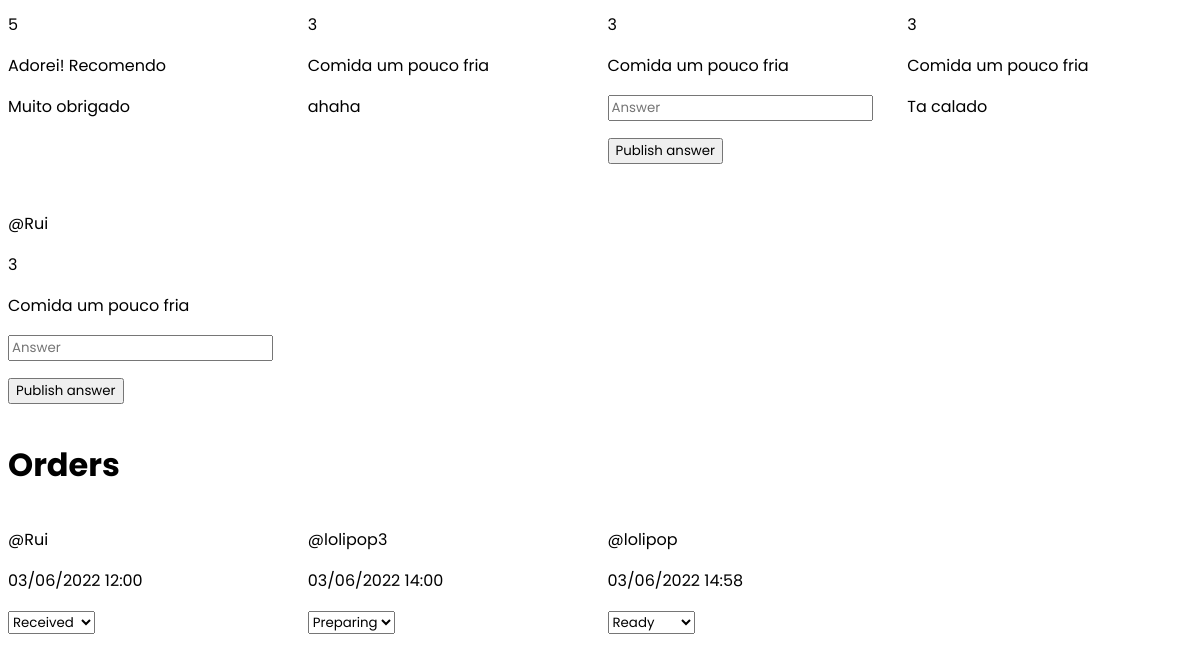
/restaurant_page.php?id=3 (signed in, lower part), run on an earlier commit of the app's database.
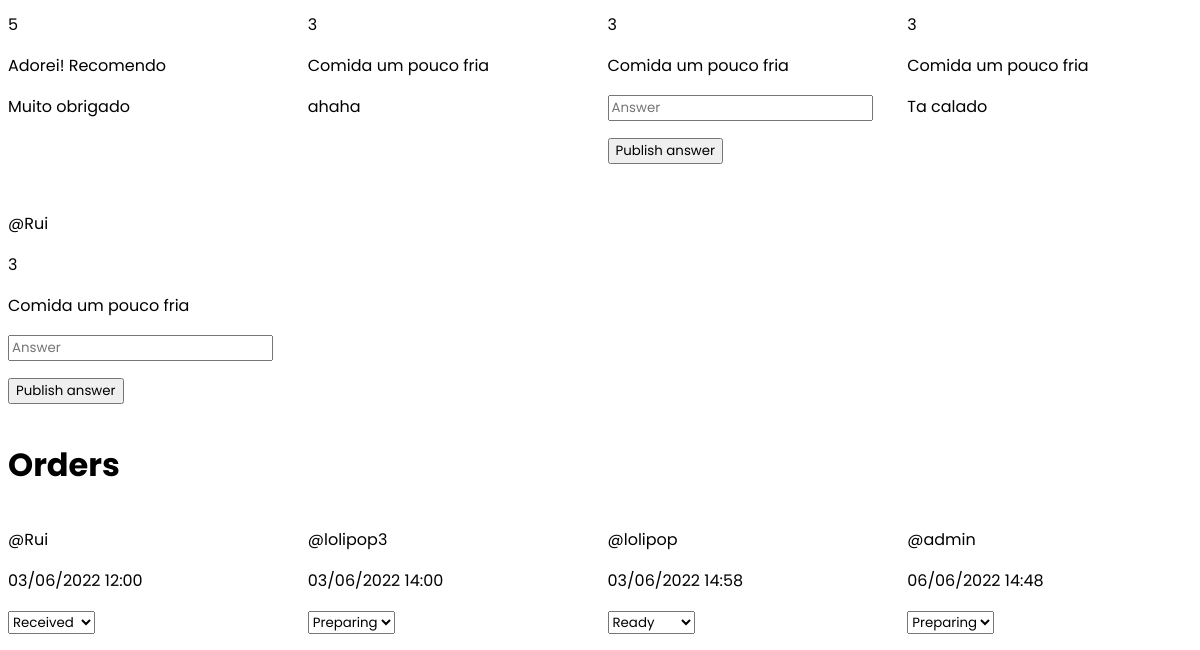
And on a later commit of the database.
### tables this page shows
CREATE TABLE Review (
  id                INTEGER PRIMARY KEY,
  classification  	INTEGER CHECK(classification > 0 AND classification <= 5),
  comment           STRING,
  answer            STRING,
  id_writer         INTEGER References User(id),
  id_restaurant     INTEGER References Restaurant(id)
);

CREATE TABLE User (
  id            INTEGER PRIMARY KEY,
  isOwner     BOOLEAN,
  username		STRING UNIQUE NOT NULL,
  password	    STRING NOT NULL check(length(password) >= 8),
  address        STRING,
  phoneNumber   INTEGER
);

CREATE TABLE Orders (
  id                INTEGER PRIMARY KEY,
  state             STRING,
  date              Date,
  id_restaurant     INTEGER References Restaurant(id),
  id_user           INTEGER References User(id)
);

### database/restaurant_class.php (called while the page is built, shortened)
<?php
class Restaurant {
    public static function getReviewsWithRestaurant(PDO $db, int $id){
      $stmt = $db->prepare('
        SELECT  Review.id as id, classification, comment, answer, id_writer, username
        FROM Review
        Inner Join User
        On id_writer = User.id
        WHERE  id_restaurant = ?
      ');
      $stmt->execute(array($id));
      $reviews = $stmt->fetchAll();
      $result = array();
      foreach($reviews as $review) {
        array_push($result, $review);
      }
      return $result;
    }
    public static function getOrdersWithRestaurant(PDO $db, int $id){
      $stmt = $db->prepare('
        SELECT  Orders.id as id, state, date, id_user, username
        FROM Orders
        Inner Join User
        On id_user = User.id
        WHERE  id_restaurant = ?
        Order by date
      ');
      $stmt->execute(array($id));
      $orders = $stmt->fetchAll();
      $result = array();
      foreach($orders as $order) {
        array_push($result, $order);
      }
      return $result;
    }
}
?>

### restaurant_page.php (the view, shortened to what this page needs)
<!DOCTYPE html>
<html lang="en-US">
<head>
  <link rel="stylesheet" href="CSS/style.css">
</head>
  <body>
      <?php
      require_once('database/connection.db.php');
      require_once('database/restaurant_class.php');
      $db = getDatabaseConnection();
      ?>
        <?php
    echo "<h3>Add Dish:</h2>";
    ?>
    <div id="reviews-div">
        <?php
            $reviews = Restaurant::getReviewsWithRestaurant($db, $_GET['id']);
            foreach($reviews as $review){
                echo '<div id="'.$review['id'].'">'
                    . '<p class="info username">@'.$review['username'] .'</p>'
                    . '<p class="info classificatiom">'.$review['classification'] .'</p>'
                    . '<p class="info comment">'.$review['comment'] .'</p>';
                if($review['answer']==""){
                    echo '<form id="'.$review['id'].'" class="form_answer_comment" method="post">
                    <p><input type="text" id="answer" placeholder="Answer"></p>
                    <button id="'.$review['id'].'">Publish answer</button>
                    </form>';
                }
                echo '<p class="info answer">'.$review['answer'] .'</p>
                </div>';
            }
        ?>
    </div>
    <h1> Orders </h1>
    <div id="orders-div">
    <?php
            $orders = Restaurant::getOrdersWithRestaurant($db, $_GET['id']);
            foreach($orders as $order){
                echo '<div id="'.$order['id'].'">'
                    . '<p class="info username">@'.$order['username'] .'</p>'
                    . '<p class="info date">'.$order['date'] .'</p>';
                echo '<p><select class="info state" id="'.$order['id'].'" onchange="changeState(this)">';
                    echo '<option '; if($order['state']=="received") {echo 'selected="selected"';} echo 'value="received">Received</option>';
                    echo '<option '; if($order['state']=="preparing") {echo 'selected="selected"';} echo 'value="preparing">Preparing</option>';
                    echo '<option '; if($order['state']=="ready") {echo 'selected="selected"';} echo 'value="ready">Ready</option>';
                echo '</select></p>
                </div>';
            }
        ?>
    </div>
    </body>
  </html>

What changed in the data, as far as the page shows it:
added orders: id_user.username "admin", date "06/06/2022 14:48", state+id "Preparing"
